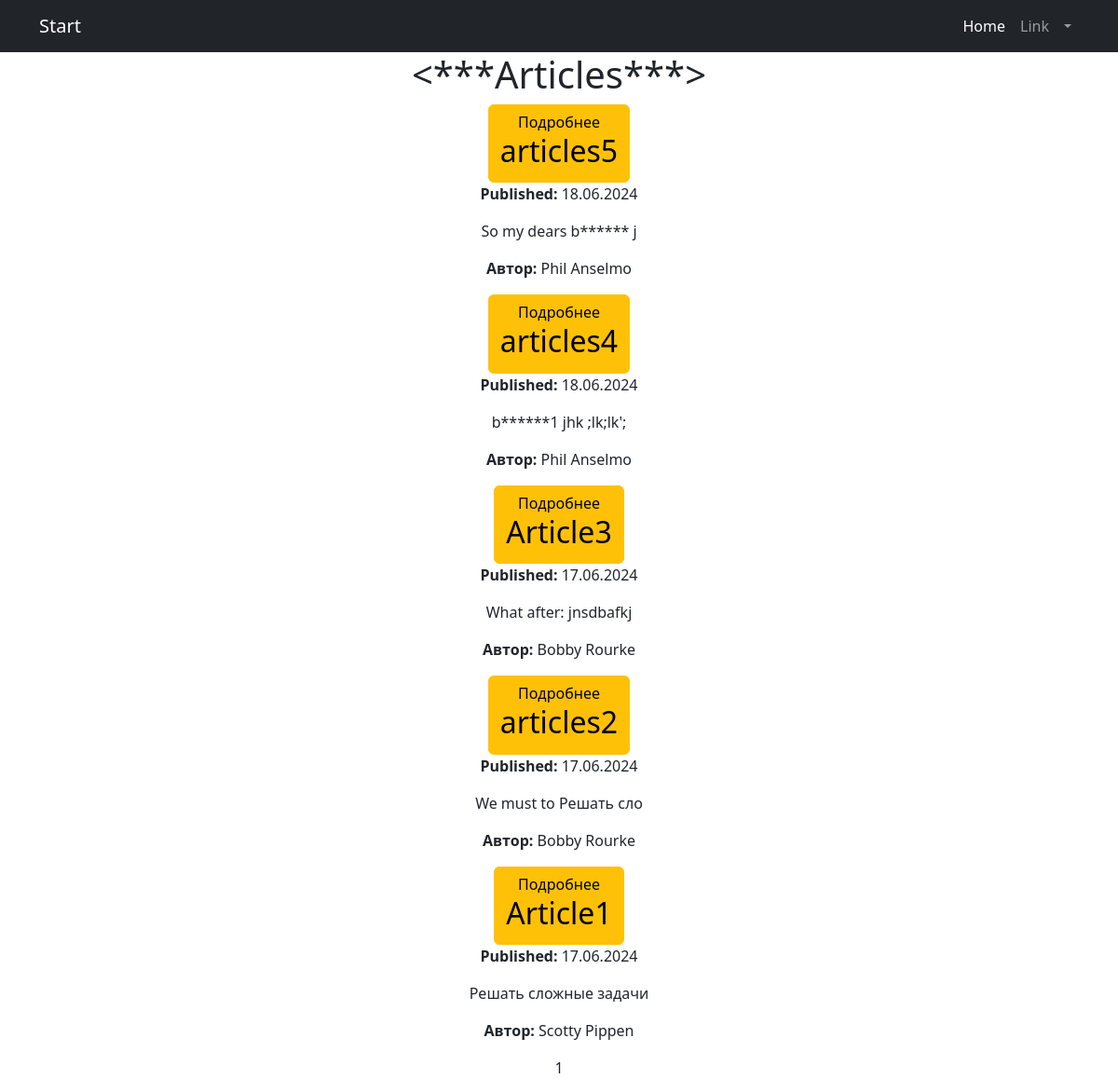
/articles/ (signed in), run on an earlier commit of the app's database.
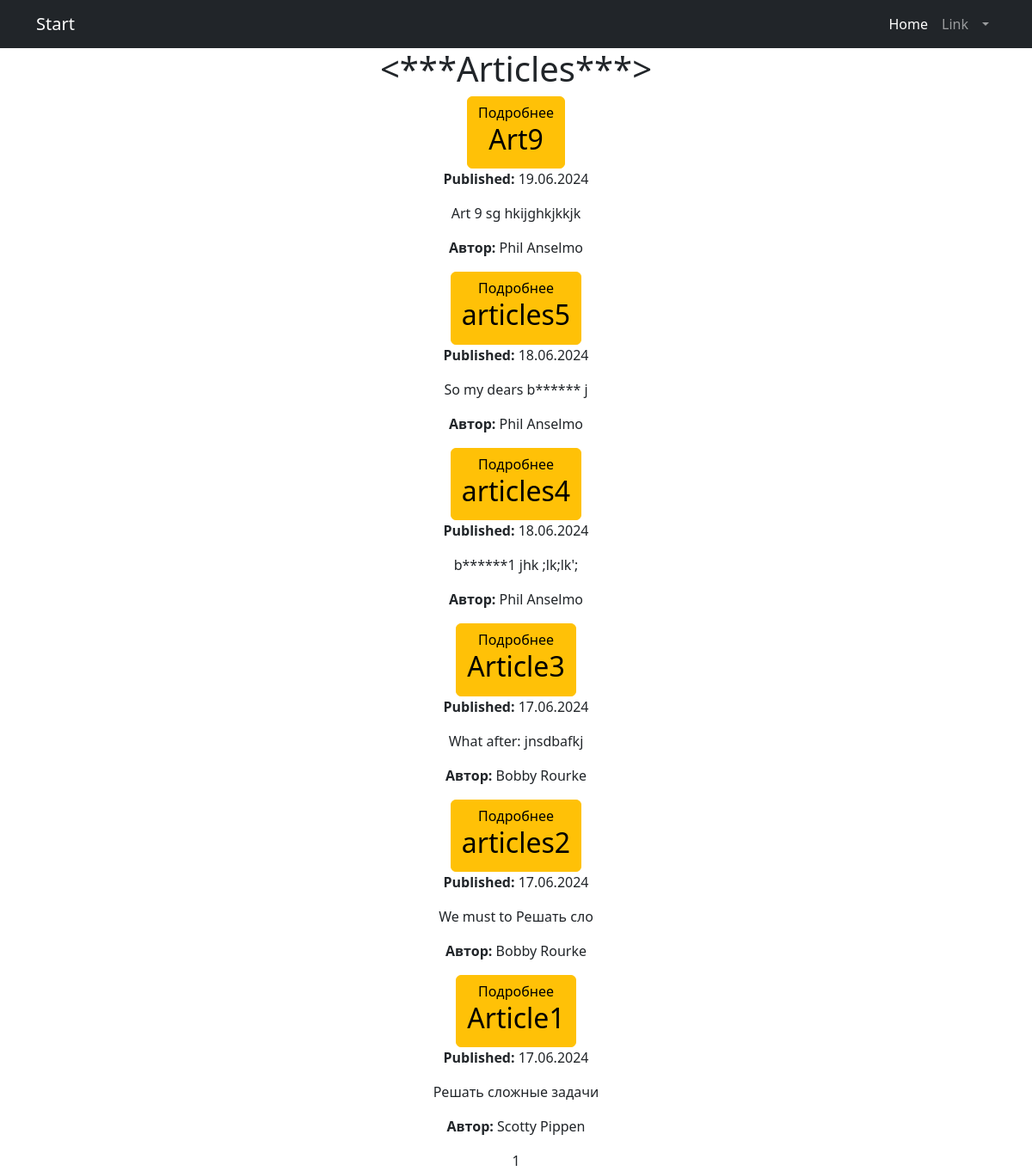
And on a later commit of the database.
### news/models.py (models this page shows, shortened)
class Post(models.Model):
    author = models.ForeignKey('Author', on_delete=models.CASCADE, blank=True)
    POST_TYPES = (
        ('article', 'Article'),
        ('news', 'News'),
    )
    post_type = models.CharField(max_length=10, choices=POST_TYPES)
    created_at = models.DateTimeField(auto_now_add=True)
    categories = models.ManyToManyField('Category', through='PostCategory')
    title = models.CharField(max_length=255)
    content = models.TextField()
    rating = models.IntegerField(default=0)
    authorname = models.CharField(max_length=255,)

### news/views.py (the view)
# urls.py: path('articles/', views.ArticlesListView.as_view(), name='articles_list'),
class ArticlesListView(LoginRequiredMixin, ListView): # (2) Попробую так:  Mixin
    model = Post
    template_name = 'articles_list.html'
    queryset = Post.objects.filter(post_type='article').order_by('-created_at')
    context_object_name = 'posts'
    paginate_by = 10
    def get_context_data(self, **kwargs):
        context = super().get_context_data(**kwargs)
        context['filter'] = PostFilter(self.request.GET, queryset=self.get_queryset())
        return context

### news/templatetags/censor.py (called while the page is built)
@register.filter(name='censor')
def censor(value):
    banned_words = ['badword', 'badword1', 'badword2']
    for word in banned_words:
        if isinstance(word, str):
            value = value.replace(word[1:], '*' * len(word[1:]))
    return value

### news/templates/articles_list.html (shortened to what this page needs)
{% extends 'flatpages/default.html' %}
{% load censor %}
{% block content %}
<h1><***Articles***></h1>
{% for post in posts %}
<a href="{% url 'articles_full_detail' id=post.id %}" class="btn btn-warning">Подробнее
    <h2>{{ post.title|censor }}</h2>
</a>
<p><strong>Published:</strong> {{ post.created_at|date:"d.m.Y" }}</p>
<p>{{ post.content|slice:":21"|censor }}</p>
<p><strong>Автор:</strong> {{ post.authorname }}</p>
{% endfor %}
{{ page_obj.number }}
{% endblock content %}

What changed in the data, as far as the page shows it:
added Post: title|censor "Art9", created_at "19.06.2024", content|censor "Art 9 sg hkijghkjkkjk", authorname "Phil Anselmo"
